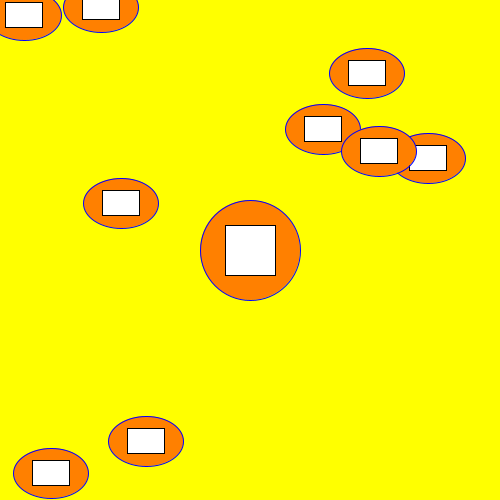
Frame 1 (no input)
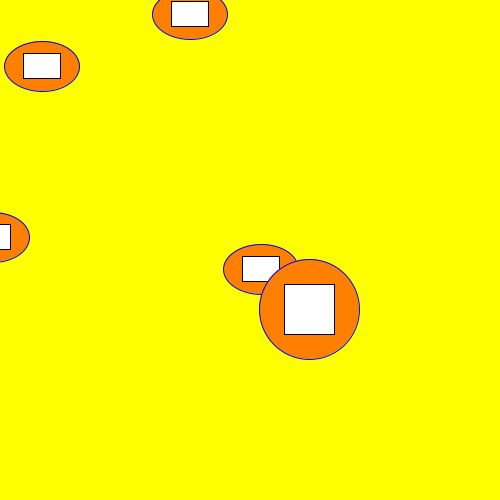
Frame 60 (the mouse pressed at the canvas centre just before this capture)
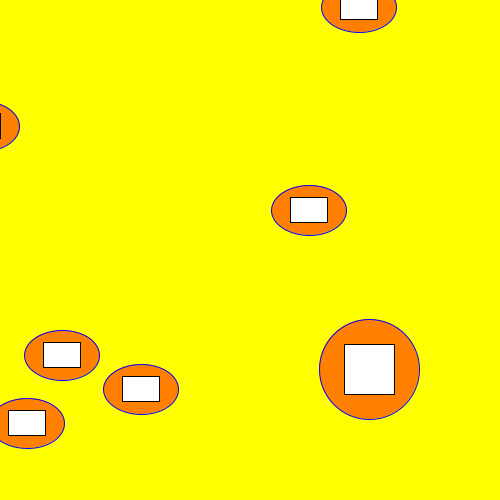
Frame 120 (the mouse held since frame 60 and released just before this capture)

The Processing sketch that drew these frames (run headless with seeded random() and noise(); from frame 60 on, the mouse is pressed at the canvas centre):

// Processing sketch: demo7_constructor
// ── demo7_constructor.pde
// CSC220F19DemoA_SetupDraw Parson's csc120 recap
// modified by Schwesinger
int SIZE = 10;
Avatar[] avatars = new Avatar[SIZE];

void setup() {
  size(500, 500);
  frameRate(60);

  for (int i = 0; i < avatars.length; i++) {
      avatars[i] = new Avatar();
  }

  avatars[avatars.length-1] = new Avatar(width/2, height/2, 1, 1, 100, 100);

  rectMode(CENTER);
  ellipseMode(CENTER);
}

void draw() {
  background(255, 255, 0);
  for (Avatar a : avatars) {
    a.display();
    a.move();
  }
}

class Avatar {
    // class attributes
    int x, y;
    int xspeed, yspeed;
    int w, h;

    Avatar() {
      x = (int)random(width);
      y = (int)random(width);
      xspeed = randomSpeed();
      yspeed = randomSpeed();
      w = 75;
      h = 50;
    }

    Avatar(int x, int y, int xspeed, int yspeed, int w, int h) {
      this.x = x;
      this.y = y;
      this.xspeed = xspeed;
      this.yspeed = yspeed;
      this.w = w;
      this.h = h;
    }

    void display() {
      stroke(0, 0, 255);
      fill(255, 128, 0);
      ellipse(x, y, w, h);
      stroke(0);
      fill(255);
      rect(x, y, w/2, h/2);
    }

    void move() {
      x += xspeed;
      y += yspeed;
      if (x > width+w || x < 0-w) {
        xspeed = - xspeed;
      }
      if (y < 0-h || y > height+h) {
        yspeed = - yspeed;
      }
    }

    int randomSpeed() {
        int result;
        do {
            result = (int)random(-5, 5);
        } while (result == 0);
        return result;
    }
}
